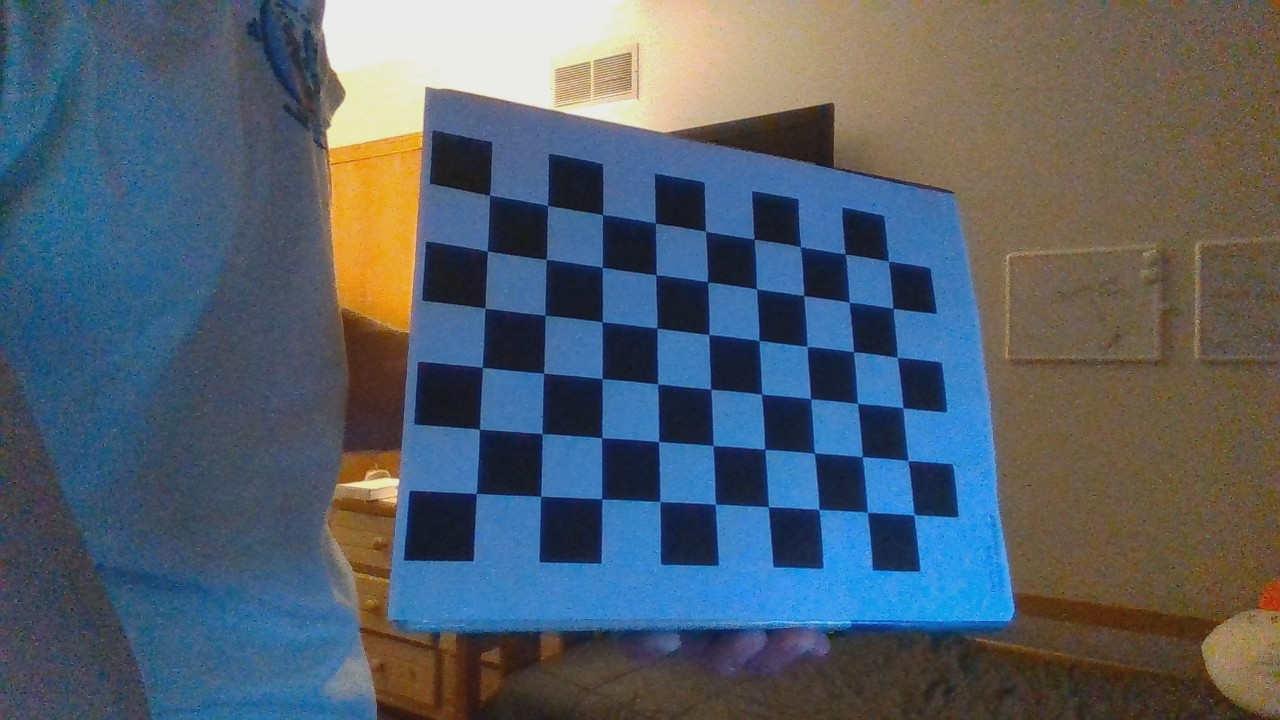
#> input picture Camera/rs_calibration_images/img1.jpg, 1280 x 720 px; its folder holds 5 pictures in this run
$ python calibrated_camera.py
#> lines starting #> are read from the running program, lines starting #| are printed output that depends on the picture; after the words box and inside, x2 and y2 are one past the last pixel; in counts of white or black regions, pixels touching at a corner belong together
import cv2
import numpy
import glob
from pathlib import Path

# Termination criteria
criteria = (cv2.TERM_CRITERIA_EPS + cv2.TERM_CRITERIA_MAX_ITER, 30, 0.001)

# Prepare object points, like (0,0,0), (1,0,0), (2,0,0) ....,(6,5,0)
objp = numpy.zeros((9*6,3), numpy.float32)
objp[:,:2] = numpy.mgrid[0:9,0:6].T.reshape(-1,2)

# Arrays to store object points and image points from all the images.
objpoints = [] # 3d point in real world space
imgpoints = [] # 2d points in image plane.

images = glob.glob(str(Path(__file__).parent / "rs_calibration_images" / "*.jpg"))

for fname in images:
    img = cv2.imread(fname)
#> img is the input picture: shape (720, 1280, 3); mean B, G, R 107.5, 96.1, 84.4
    gray = cv2.cvtColor(img, cv2.COLOR_BGR2GRAY)
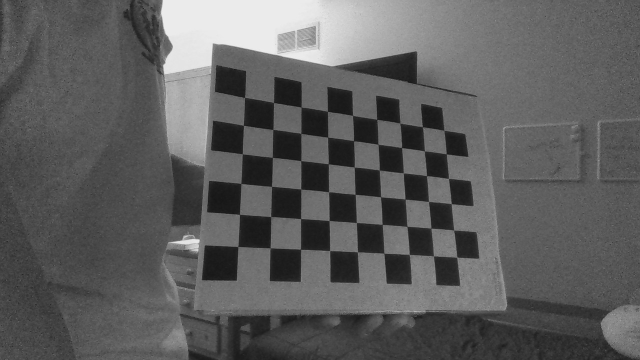
#> gray: shape (720, 1280) (shown at 1/2 size); min 15, max 241, mean 93.9

    # Find the chess board corners
    ret, corners = cv2.findChessboardCorners(gray, (9,6), None)
#> ret = True; corners = 54 rows, first 8: [489.5, 194.7], [547.7, 205.6], [602.5, 214.7], [655.3, 223], [705.6, 231], [754.1, 239.3], [799.8, 246.8], [844.9, 254.1]

    # If found, add object points, image points (after refining them)
    if ret == True:
        objpoints.append(objp)

        corners2 = cv2.cornerSubPix(gray, corners, (11,11), (-1,-1), criteria)
#> corners2 = 54 rows, first 8: [489.4, 195.2], [547.6, 205.4], [602.6, 214.6], [655.4, 223.1], [705.5, 231.2], [754.2, 239.2], [800.5, 246.8], [845.1, 253.8]
        imgpoints.append(corners2)

        # Draw and display the corners
        cv2.drawChessboardCorners(img, (9,6), corners2, ret)
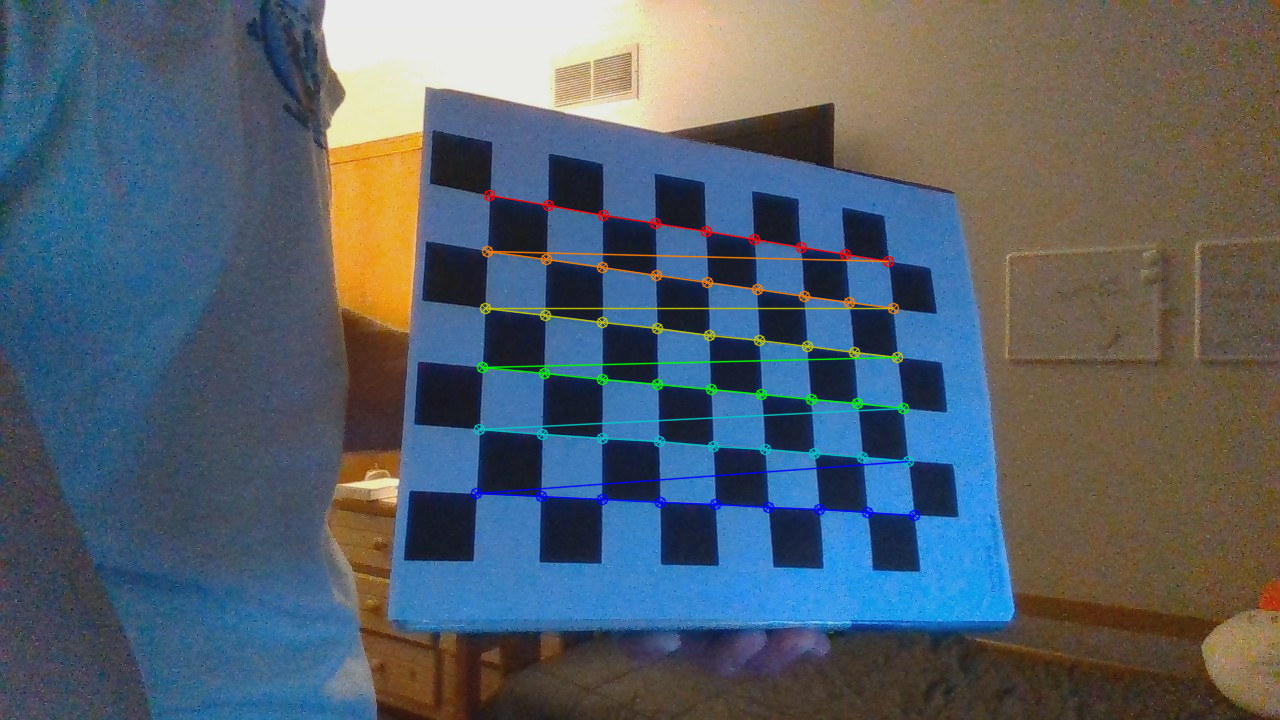
#> img: shape (720, 1280, 3); 1.96% of pixels changed, all inside (x1, y1, x2, y2) = (470, 189, 921, 522)
    cv2.imshow('img', img)
    cv2.waitKey(0)
#> pass 2 of the loop `for fname in images:`:
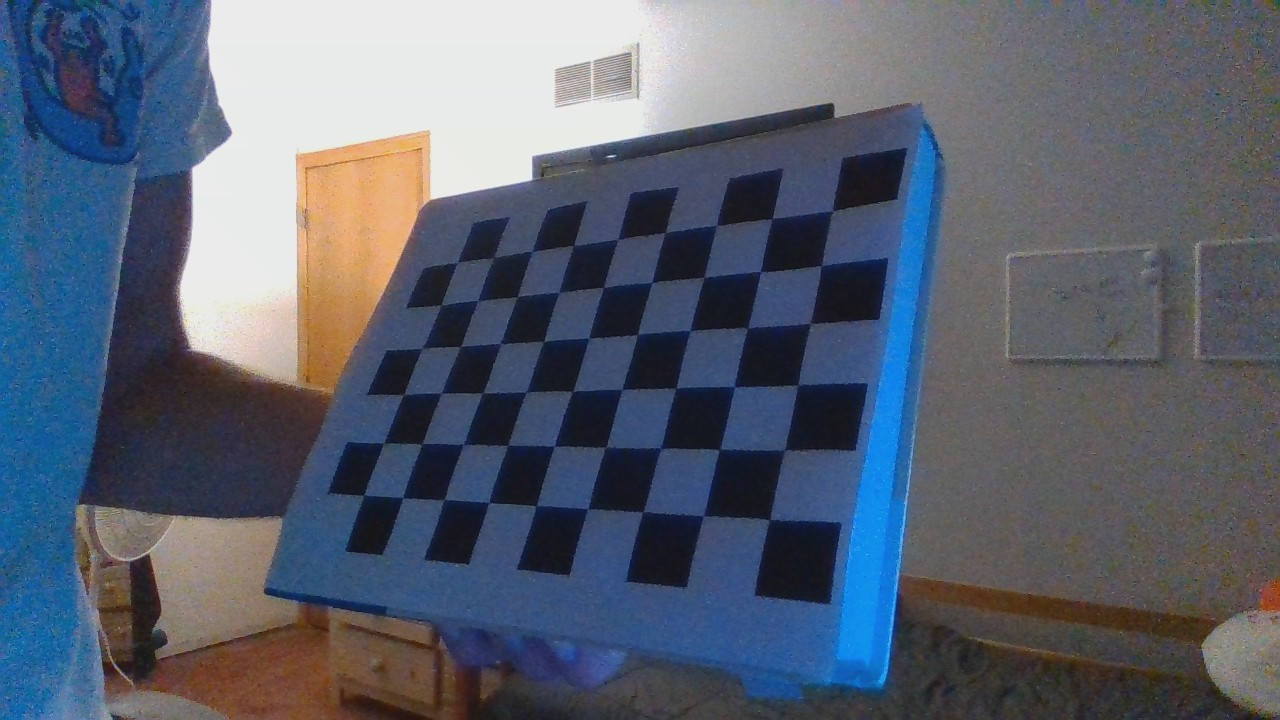
#> input picture Camera/rs_calibration_images/img10.jpg, 1280 x 720 px
#> img is the input picture: shape (720, 1280, 3); mean B, G, R 111.7, 97.4, 89.8
#> `gray = cv2.cvtColor(img, cv2.COLOR_BGR2GRAY)`:
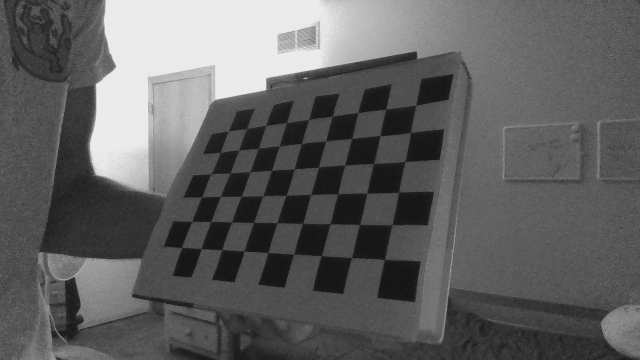
#> gray: shape (720, 1280) (shown at 1/2 size); min 12, max 244, mean 96.7
#> corners = 54 rows, first 8: [768.4, 520.6], [702.6, 515.7], [641.9, 512.5], [587.7, 508.1], [536.4, 505.4], [490.2, 503.2], [444.1, 499.6], [403.2, 497.6]
#> corners2 = 54 rows, first 8: [769.5, 519.6], [703.4, 516.2], [643, 511.8], [587.8, 508.6], [536.4, 505.7], [488.7, 502.5], [443.8, 499.9], [402.8, 497.7]
#> `cv2.drawChessboardCorners(img, (9,6), corners2, ret)`:
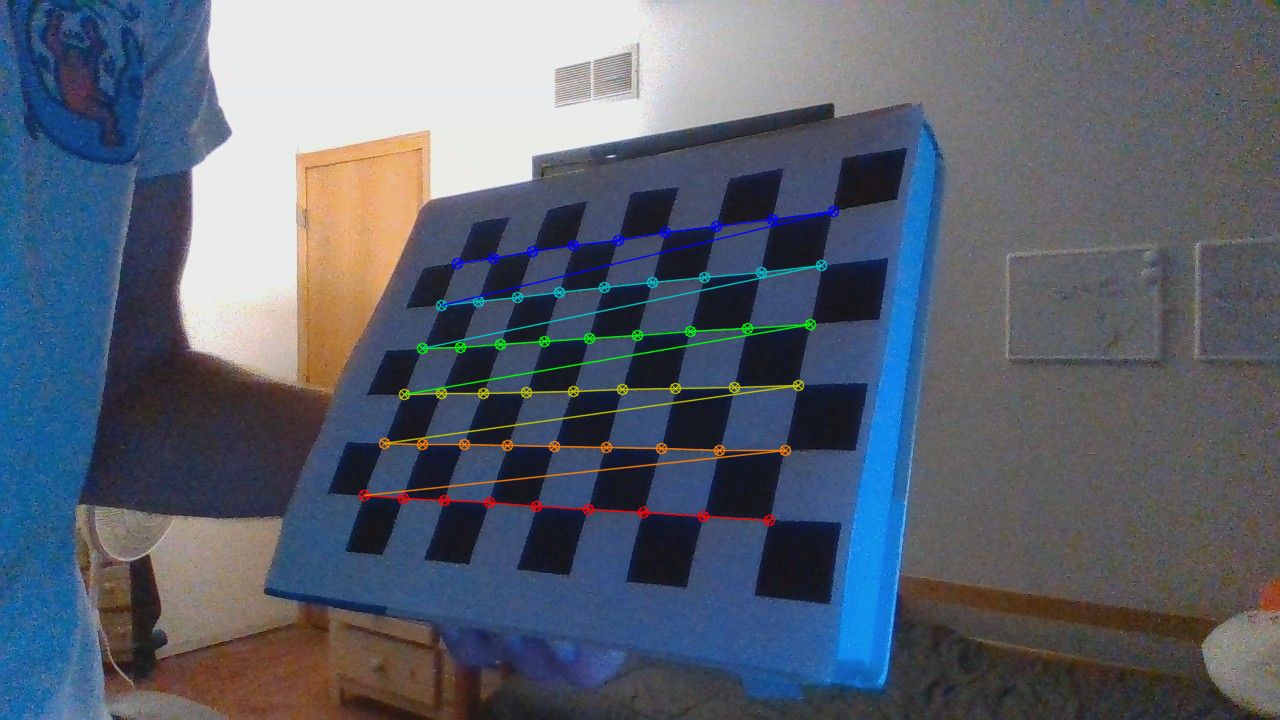
#> img: shape (720, 1280, 3); 1.88% of pixels changed, all inside (x1, y1, x2, y2) = (358, 205, 840, 527)
#> pass 3 of the loop `for fname in images:`:
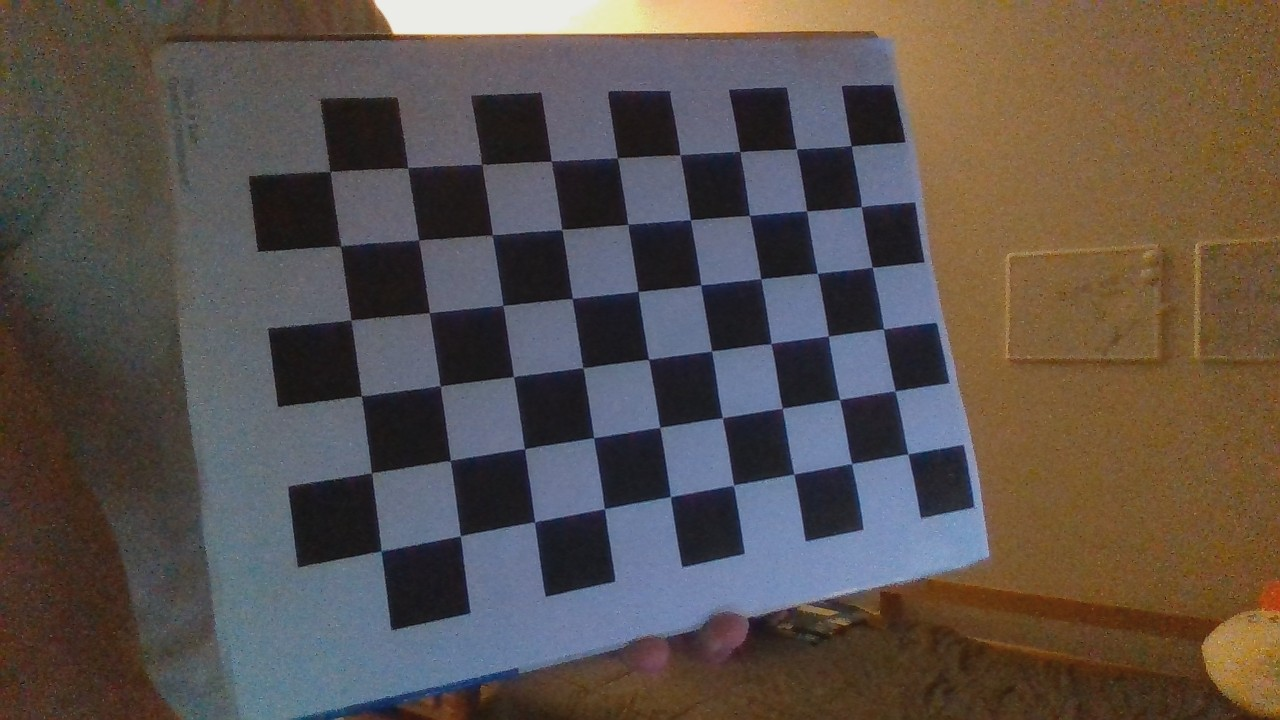
#> input picture Camera/rs_calibration_images/img11.jpg, 1280 x 720 px
#> img is the input picture: shape (720, 1280, 3); mean B, G, R 76.5, 81.8, 90.9
#> `gray = cv2.cvtColor(img, cv2.COLOR_BGR2GRAY)`:
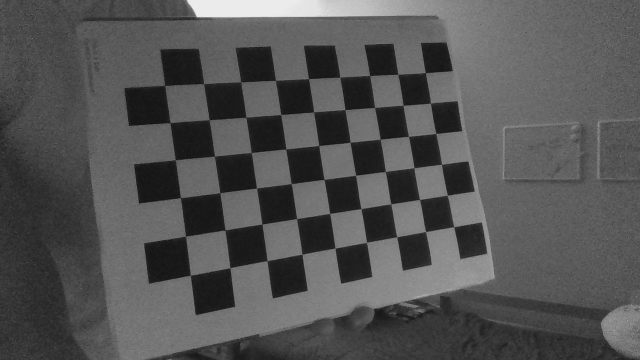
#> gray: shape (720, 1280) (shown at 1/2 size); min 10, max 241, mean 83.9
#> corners = 54 rows, first 8: [907.8, 454.3], [852, 463.9], [793.7, 474.1], [733.4, 485.7], [670.5, 496.5], [604.5, 508.7], [534.4, 522.4], [460.2, 535.8]
#> corners2 = 54 rows, first 8: [907.9, 453.8], [851.6, 463.6], [793.8, 474], [733.5, 485.1], [670.4, 496.6], [604.4, 508.7], [534.5, 521.8], [460.2, 535.8]
#> `cv2.drawChessboardCorners(img, (9,6), corners2, ret)`:
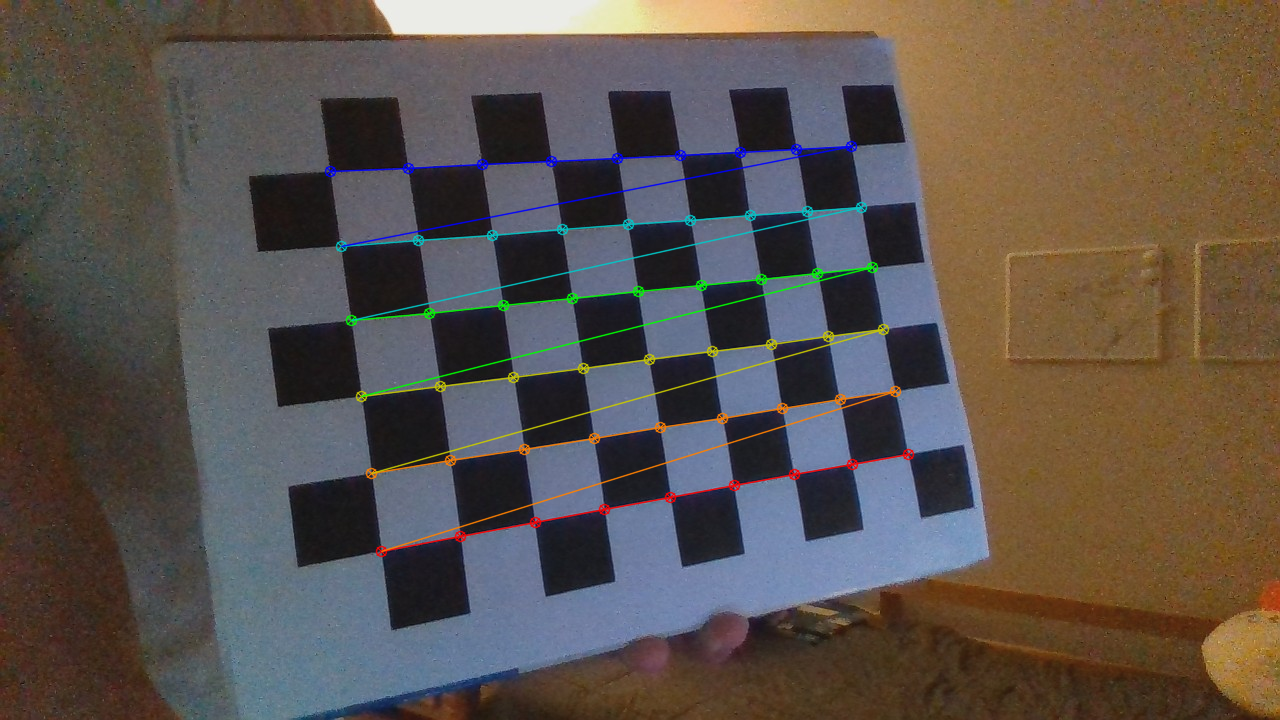
#> img: shape (720, 1280, 3); 2.32% of pixels changed, all inside (x1, y1, x2, y2) = (324, 140, 915, 558)
#> the loop made 5 passes; the first 3 are shown

cv2.destroyAllWindows()

# PART 2
img = cv2.imread(str(Path(__file__).parent / "rs_calibration_images" / "img2.jpg"))
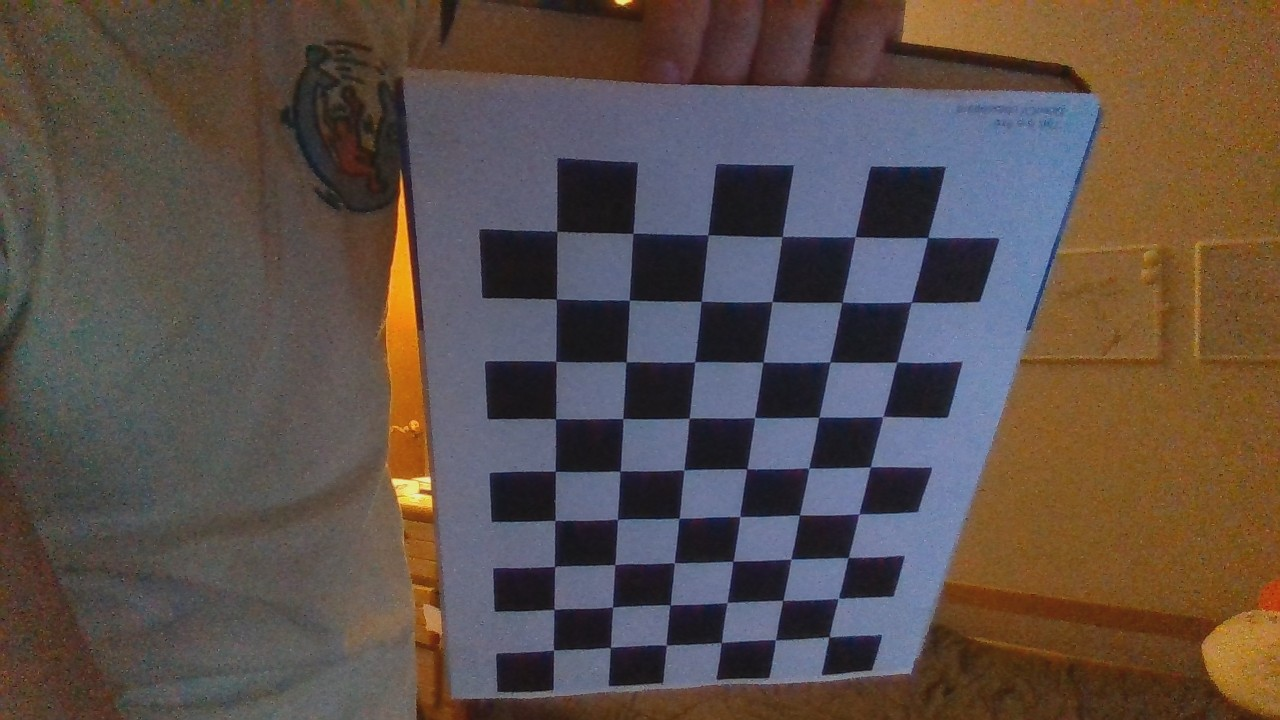
#> input picture Camera/rs_calibration_images/img2.jpg, 1280 x 720 px
#> img is the input picture: shape (720, 1280, 3); mean B, G, R 73.4, 79.1, 91.6
h, w = img.shape[:2]

ret, mtx, dist, rvecs, tvecs = cv2.calibrateCamera(objpoints, imgpoints, gray.shape[::-1], None, None)

newcameramtx, roi = cv2.getOptimalNewCameraMatrix(mtx, dist, (w,h), 1, (w,h))

# Undistort
dst = cv2.undistort(img, mtx, dist, None, newcameramtx)

# Crop the image
x, y, w, h = roi
dst = dst[y:y+h, x:x+w]
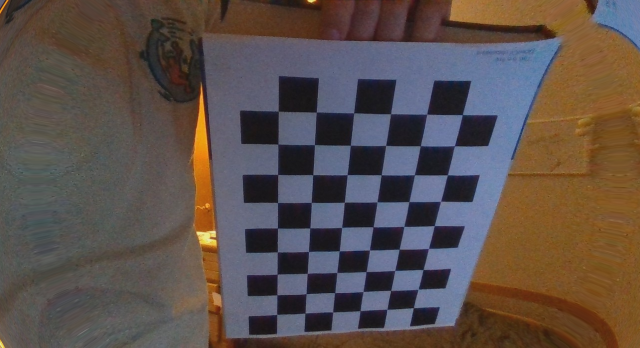
#> dst: shape (695, 1279, 3) (shown at 1/2 size); mean B, G, R 75.6, 80.2, 92

cv2.imshow("calibresult.png", dst)
cv2.waitKey(0)

print("Camera matrix:\n", mtx)
print("dist: \n", dist)         # Distortion coefficients
print("rvecs: \n", rvecs)       # Rotation vectors
print("tvecs: \n", tvecs)       # Translation vectors

cv2.destroyAllWindows()
